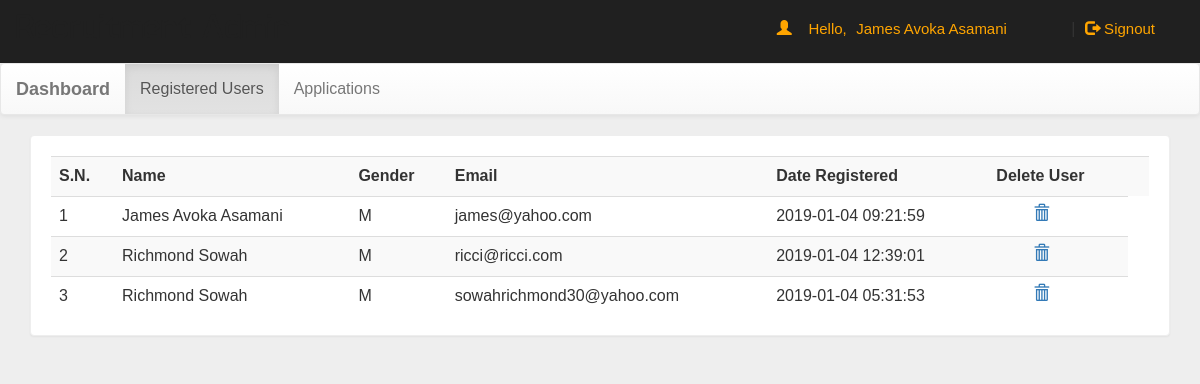
Screenshot of /HRD/dash.php (signed in) with the database file from the repository.
### tables this page shows
CREATE TABLE `user` (
  `name` varchar(50) NOT NULL,
  `gender` varchar(5) NOT NULL,
  `email` varchar(50) NOT NULL,
  `mob` int(10) NOT NULL,
  `password` varchar(50) NOT NULL,
  `date_registered` timestamp NOT NULL DEFAULT CURRENT_TIMESTAMP ON UPDATE CURRENT_TIMESTAMP
);

### HRD/dash.php (the view, shortened to what this page needs)
<!DOCTYPE html PUBLIC "-//W3C//DTD XHTML 1.0 Transitional//EN" "http://www.w3.org/TR/xhtml1/DTD/xhtml1-transitional.dtd">
<html xmlns="http://www.w3.org/1999/xhtml">
<head>
<link  rel="stylesheet" href="css/bootstrap.min.css"/>
 <link  rel="stylesheet" href="css/bootstrap-theme.min.css"/>
 <link rel="stylesheet" href="css/main.css">
 <link  rel="stylesheet" href="css/font.css">
</head>
<body  style="background:#eee;">
<div class="header">
<div class="row">
<div class="col-lg-6">
<span class="logo">Recruitment Admin</span></div>
<?php
 include_once 'dbConnection.php';
  if(!(isset($_SESSION['email']))){
header("location:index.php");
}
else
{
$name = $_SESSION['name'];;
echo '<span class="pull-right top title1" ><span class="log1"><span class="glyphicon glyphicon-user" aria-hidden="true"></span>&nbsp;&nbsp;&nbsp;&nbsp;Hello,</span> <a href="account.php" class="log log1">'.$name.'</a>&nbsp;|&nbsp;<a href="logout.php?q=account.php" class="log"><span class="glyphicon glyphicon-log-out" aria-hidden="true"></span>&nbsp;Signout</button></a></span>';
}?>
</div></div>
<nav class="navbar navbar-default title1">
  <div class="container-fluid">
    <div class="navbar-header">
      <a class="navbar-brand" href="dash.php?q=0"><b>Dashboard</b></a>
    </div>
    <div class="collapse navbar-collapse" id="bs-example-navbar-collapse-1">
      <ul class="nav navbar-nav">
        <li <?php if(@$_GET['q']==0) echo'class="active"'; ?>><a href="dash.php?q=0">Registered Users</a></li><span class="sr-only">(current)</span>
		<li <?php if(@$_GET['q']==1) echo'class="active"'; ?>><a href="dash.php?q=1">Applications</a></li>
      </ul>
    </div>
  </div>
</nav>
<div class="container">
<div class="row">
<div class="col-md-12">
<?php if(@$_GET['q']==0) {
$result = mysqli_query($con,"SELECT * FROM user") or die('Error');
echo  '<div class="panel"><div class="table-responsive"><table class="table table-striped title1">
<tr><td><b>S.N.</b></td><td><b>Name</b></td><td><b>Gender</b></td><td><b>Email</b></td><td><b>Date Registered</b></td><td><b>Delete User</b></td><td></td></tr>';
$c=1;
while($row = mysqli_fetch_array($result)) {
	$name = $row['name'];
	$gender = $row['gender'];
    $email = $row['email'];
    $date_registered = $row['date_registered'];
	echo '<tr><td>'.$c++.'</td><td>'.$name.'</td><td>'.$gender.'</td><td>'.$email.'</td><td>'.$date_registered.'</td>
	<center><td><a title="Delete User" href="update.php?email='.$email.'"><b><span class="glyphicon glyphicon-trash" aria-hidden="true" style="margin-left:30%"></span></b></a></td></tr></center>';
}
echo '</table></div></div>';
}?>
</div>
</div></div>
</body>
</html>

### HRD/css/main.css (style rules this page uses)
body { overflow-x:hidden; width:100%; font: 15px "Century Gothic", "Times Roman", sans-serif; background:#eee; height:100%; background-attachment:fixed; background:url(../image/new.jpg); -webkit-background-size: cover; -moz-background-size: cover; -o-background-size: cover; background-size: cover; }
.panel { border-color:#eee; margin:s0px; padding:20px; font: 15px "Century Gothic", "Times Roman", sans-serif; }
.header { background:#202020; height:63px; }
.logo { font-family:'typo'; font-size:35px; color:#202020; margin:15px; padding-bottom: 10px; }
.title1 { font: 16px "Century Gothic", "Times Roman", sans-serif; }
.top { margin-top:20px; }
.log1 { font: 15px 'Ubuntu', sans-serif; color:orange; margin-left:10px; }
.log { margin:10px; margin-right:60px; margin-left:5px; color:orange; text-decoration:none; font-size:20px; font-size:15px; }

### rows the page displays
user: name "James Avoka Asamani", gender "M", email "james@yahoo.com", date_registered "2019-01-04 09:21:59"
user: name "Richmond Sowah", gender "M", email "ricci@ricci.com", date_registered "2019-01-04 12:39:01"
user: name "Richmond Sowah", gender "M", email "sowahrichmond30@yahoo.com", date_registered "2019-01-04 05:31:53"

### other values shown
$name "James Avoka Asamani"
